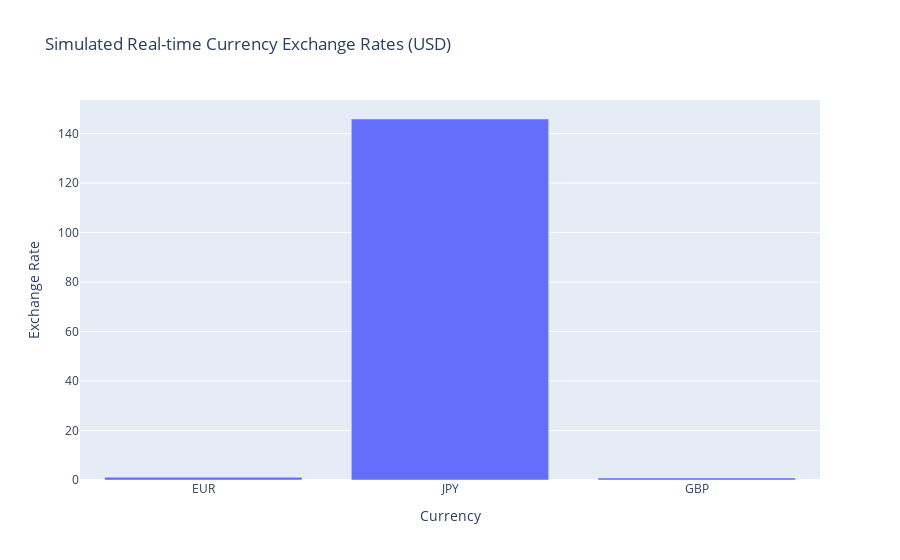

Notebook cell for this chart:
### Code cell
import plotly.graph_objects as go

# Simulated data for the exchange rates
currencies = ['EUR', 'JPY', 'GBP']
rates = [1.1, 145.9, 0.8]  # Example exchange rates against USD

# Create the plot
fig = go.Figure(data=[go.Bar(x=currencies, y=rates)])
fig.update_layout(title='Simulated Real-time Currency Exchange Rates (USD)',
                  xaxis_title='Currency',
                  yaxis_title='Exchange Rate')

# Display the plot
fig.show()

### Figure 1 — Plotly figure (JSON) as saved in the notebook; plotly's stock layout.template omitted (floating-point values rounded to 4 significant figures)
{"data": [{"type": "bar", "x": ["EUR", "JPY", "GBP"], "y": [1.1, 145.9, 0.8]}], "layout": {"title": {"text": "Simulated Real-time Currency Exchange Rates (USD)"}, "xaxis": {"title": {"text": "Currency"}}, "yaxis": {"title": {"text": "Exchange Rate"}}}}
